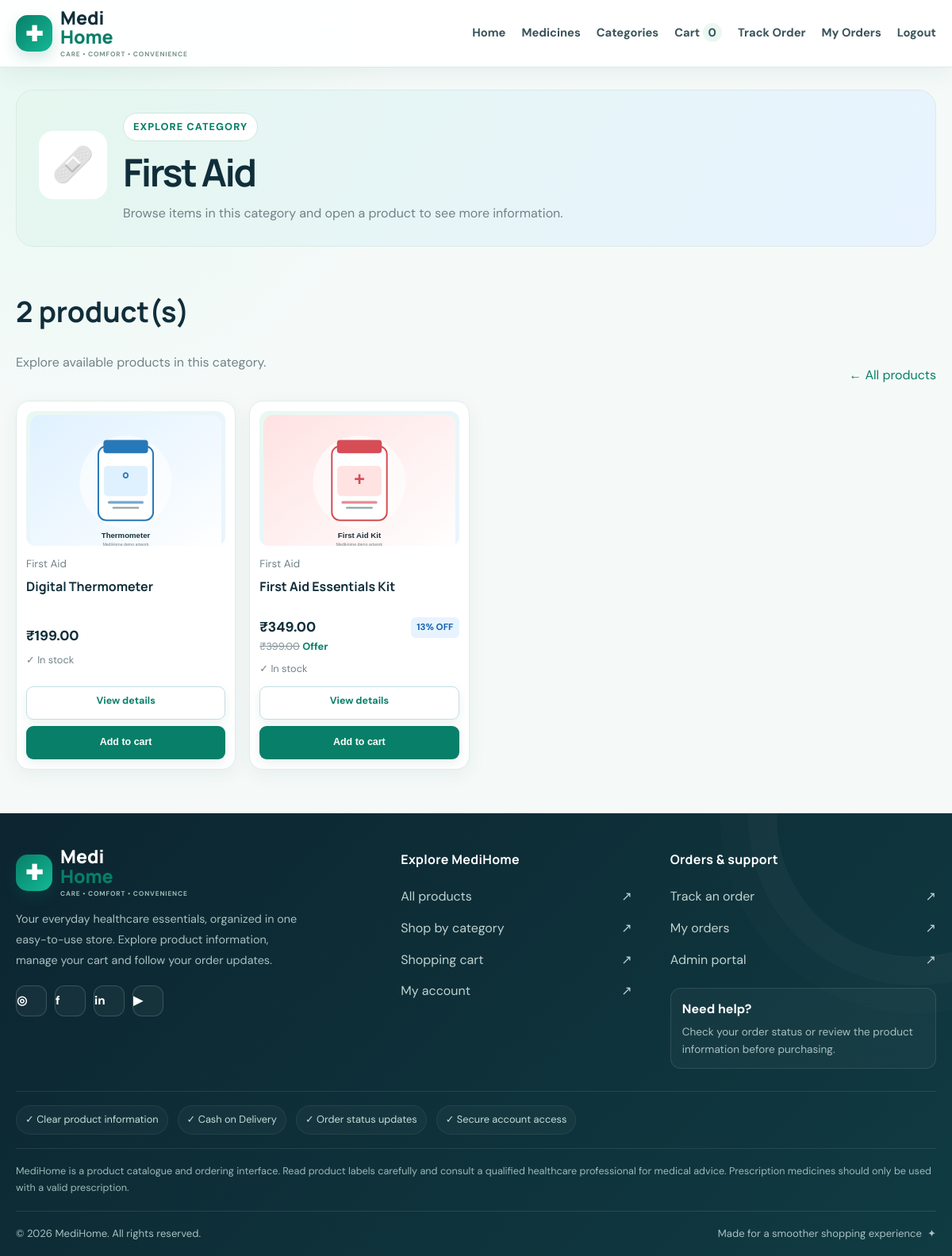
The app's page /category.php?id=3 (signed in) with its own data.
### tables this page shows
CREATE TABLE categories(id INT AUTO_INCREMENT PRIMARY KEY,name VARCHAR(100) UNIQUE NOT NULL,icon VARCHAR(20) NOT NULL DEFAULT '💊');

CREATE TABLE medicines(id INT AUTO_INCREMENT PRIMARY KEY,category_id INT NOT NULL,name VARCHAR(180) NOT NULL,description TEXT,price DECIMAL(10,2) NOT NULL,old_price DECIMAL(10,2),stock INT NOT NULL DEFAULT 0,image_url VARCHAR(500),prescription_required TINYINT(1) NOT NULL DEFAULT 0,is_featured TINYINT(1) NOT NULL DEFAULT 0,expiry_date DATE,created_at TIMESTAMP DEFAULT CURRENT_TIMESTAMP,FOREIGN KEY(category_id) REFERENCES categories(id));

### config.php (called while the page is built, shortened)
<?php
function e($v): string { return htmlspecialchars((string)($v??''),ENT_QUOTES,'UTF-8'); }
function money($v): string { return '₹'.number_format((float)$v,2); }

### includes/card.php (the view)
<article class="product"><a class="product-img" href="/MediHome/product.php?id=<?=(int)$p['id']?>"><?php if(!empty($p['image_url'])):?><img src="<?=e($p['image_url'])?>" alt="<?=e($p['name'])?>"><?php else:?>💊<?php endif;?></a><small class="product-category"><?=e($p['category_name']??'Healthcare')?></small><h3><a href="/MediHome/product.php?id=<?=(int)$p['id']?>"><?=e($p['name'])?></a></h3><div class="product-price-row"><span class="price"><?=money($p['price'])?></span><?php if(!empty($p['old_price'])&&(float)$p['old_price']>(float)$p['price']):?><span class="offer-badge"><?=round((1-(float)$p['price']/(float)$p['old_price'])*100)?>% OFF</span><?php endif;?></div><?php if(!empty($p['old_price'])):?><div class="old-price"><del><?=money($p['old_price'])?></del> <span>Offer</span></div><?php endif;?><p class="stock"><?=((int)$p['stock']>0)?'✓ In stock':'Out of stock'?></p><div class="actions"><a class="btn ghost" href="/MediHome/product.php?id=<?=(int)$p['id']?>">View details</a><?php if((int)$p['stock']>0):?><form method="post" action="/MediHome/cart.php"><input type="hidden" name="action" value="add"><input type="hidden" name="medicine_id" value="<?=(int)$p['id']?>"><button class="btn" type="submit">Add to cart</button></form><?php else:?><button class="btn" disabled>Unavailable</button><?php endif;?></div></article>

### category.php
<?php require 'config.php';$id=(int)($_GET['id']??0);$s=$pdo->prepare('SELECT * FROM categories WHERE id=?');$s->execute([$id]);$category=$s->fetch();if(!$category){flash('Category not found.','error');go('/MediHome/medicines.php');}$s=$pdo->prepare('SELECT m.*,c.name category_name FROM medicines m JOIN categories c ON c.id=m.category_id WHERE m.category_id=? ORDER BY m.is_featured DESC,m.name');$s->execute([$id]);$products=$s->fetchAll();$title=$category['name'].' | MediHome';require 'includes/header.php';?><div class="category-hero"><span class="caticon"><?=e($category['icon'])?></span><div><span class="eyebrow">Explore category</span><h1><?=e($category['name'])?></h1><p>Browse items in this category and open a product to see more information.</p></div></div><div class="sectionhead"><div><h2><?=count($products)?> product(s)</h2><p>Explore available products in this category.</p></div><a href="/MediHome/medicines.php">← All products</a></div><?php if($products):?><div class="products"><?php foreach($products as $p) require 'includes/card.php';?></div><?php else:?><div class="empty"><h2>No products in this category yet</h2><a class="btn" href="/MediHome/medicines.php">Browse all products</a></div><?php endif;?><?php require 'includes/footer.php';?>

### records on screen
categories: icon "🩹", name "First Aid"
medicines: image_url (picture), category.name "First Aid", name "Digital Thermometer", price "₹199.00", stock "✓ In stock"
medicines: image_url (picture), category.name "First Aid", name "First Aid Essentials Kit", price "₹349.00", (1-(float)$p['price']/(float)$p['old_price'])*100 "13", old_price "₹399.00", stock "✓ In stock"

### other values on screen
count_cart() "0"
count($products) "2"
